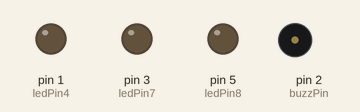
Simulated run of this sketch. Board: Arduino Uno, built with avr-gcc and run on an emulated ATmega328P. Parts: output pins drawn as LEDs (lit = HIGH), buzzer (waves = sounding, pin HIGH). Random numbers use the default seed unless the sketch sets one.

Above: at 0.07 s.
At 4.5 s:
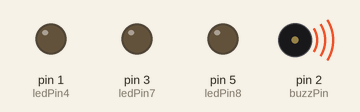
At 9.72 s:
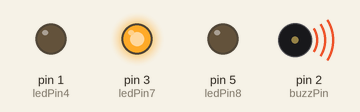
At 19.5 s:
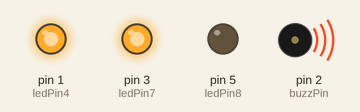
At 30.54 s:
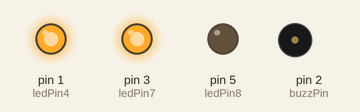
At 39.52 s:
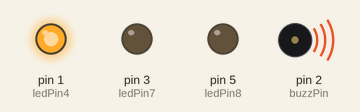
Timing chart, 0 to 40.0 s (numbered marks = the images above):
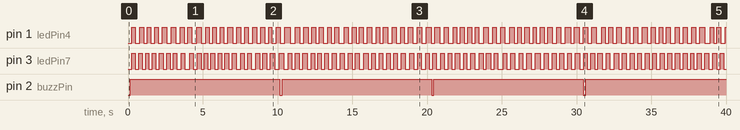

Measured:
- by itself, pin 1 (ledPin4): moves between LOW and HIGH, repeating every 13.3 s
- by itself, pin 3 (ledPin7): LOW → HIGH at 0.25 s, → LOW 0.24 s later, → HIGH 0.22 s later, → LOW 0.23 s later, … (156 changes in this stretch)
- by itself, pin 2 (buzzPin): alternates HIGH for 10.0 s and LOW for 0.15 s

The sketch:

5Led.ino
```cpp
const int ledPin4 = 1;
const int ledPin6 = 4;
const int ledPin7 = 3;
const int ledPin8 = 5;
const int buzzPin = 2;

// Variables will change:
int ledState = LOW;
int ledState2 = LOW;
int ledState3 = LOW;
int ledState4 = LOW;
int ledState5 = LOW;
int ledState6 = LOW;
int ledState7 = LOW;
int ledState8 = LOW;
int buzzState = LOW;// ledState used to set the LED
long previousMillis = 0;
long previousMillis2 = 0;
long previousMillis3 = 0;
long previousMillis4 = 0;
long previousMillis5 = 0;
long previousMillis6 = 0;
long previousMillis7 = 0;
long previousMillis8 = 0;
long previousBuzzMillis = 0;// will store last time LED was updated

// the follow variables is a long because the time, measured in miliseconds,
// will quickly become a bigger number than can be stored in an int.
long interval = 10000;
long interval2 = 9000;
long interval3 = 8000;
long interval4 = 7000;
long interval5 = 6000;
long interval6 = 5000;
long interval7 = 4000;
long interval8 = 3000;
long intervalBuzz = 150;// interval at which to blink (milliseconds)

void setup() {
  pinMode(ledPin4, OUTPUT);
  //pinMode(ledPin5, OUTPUT);
  //pinMode(ledPin6, OUTPUT);
  pinMode(ledPin7, OUTPUT);
  pinMode(ledPin8, OUTPUT);
  pinMode(buzzPin, OUTPUT);

}

void loop()
{

  unsigned long currentMillis = millis();

  if(currentMillis - previousMillis > random(200, interval)) {
    // save the last time you blinked the LED
    previousMillis = currentMillis;

    // if the LED is off turn it on and vice-versa:
    if (ledState == LOW)
      ledState = HIGH;
    else
      ledState = LOW;

    // set the LED with the ledState of the variable:
   // digitalWrite(ledPin, ledState);
  }

  unsigned long currentMillis4 = millis();
  if(currentMillis4 - previousMillis4 > random(200, interval4)) {
    // save the last time you blinked the LED
    previousMillis4 = currentMillis4;

    // if the LED is off turn it on and vice-versa:
    if (ledState4 == LOW)
      ledState4 = HIGH;
    else
      ledState4 = LOW;

    // set the LED with the ledState of the variable:
    digitalWrite(ledPin4, ledState4);
  }

  unsigned long currentMillis5 = millis();
  if(currentMillis5 - previousMillis5 > random(200, interval5)) {
    // save the last time you blinked the LED
    previousMillis5 = currentMillis5;

    // if the LED is off turn it on and vice-versa:
    if (ledState5 == LOW)
      ledState5 = HIGH;
    else
      ledState5 = LOW;

    // set the LED with the ledState of the variable:
    //digitalWrite(ledPin5, ledState5);
  }


  unsigned long currentMillis6 = millis();
  if(currentMillis6 - previousMillis6 > random(200, interval6)) {
    // save the last time you blinked the LED
    previousMillis6 = currentMillis6;

    // if the LED is off turn it on and vice-versa:
    if (ledState6 == LOW)
      ledState6 = HIGH;
    else
      ledState6 = LOW;

    // set the LED with the ledState of the variable:
    digitalWrite(ledPin6, ledState6);
  }


  unsigned long currentMillis7 = millis();
  if(currentMillis7 - previousMillis7 > random(200, interval7)) {
    // save the last time you blinked the LED
    previousMillis7 = currentMillis7;

    // if the LED is off turn it on and vice-versa:
    if (ledState7 == LOW)
      ledState7 = HIGH;
    else
      ledState7 = LOW;

    // set the LED with the ledState of the variable:
    digitalWrite(ledPin7, ledState7);
  }


  unsigned long currentBuzzMillis = millis();
  if(currentBuzzMillis - previousBuzzMillis > intervalBuzz) {
    // save the last time you blinked the LED
    previousBuzzMillis = currentBuzzMillis;

    // if the LED is off turn it on and vice-versa:
    if (buzzState == LOW) {
      buzzState = HIGH;
      intervalBuzz = 10000;
    }
    else {
      buzzState = LOW;
      intervalBuzz = 150;
    }

    // set the LED with the ledState of the variable:
    digitalWrite(buzzPin, buzzState);
  }

}
```
